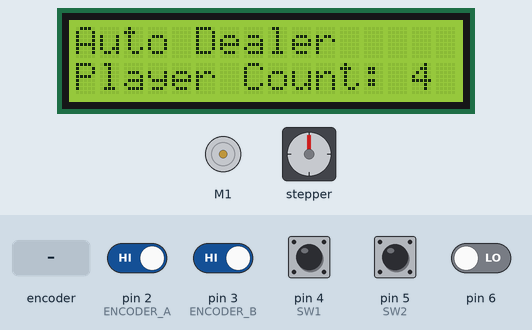
A sketch run on a simulated Arduino Uno, built with avr-gcc and run on an emulated ATmega328P. Parts: 16×2 character LCD, DC motor (green arrow = forward, orange = backward, longer = faster), stepper motor. The test bench sets the inputs (shaded band); at power-on: pin 2 (ENCODER_A), pin 3 (ENCODER_B), pin 4 (SW1), pin 5 (SW2) HIGH, pin 6 LOW. Stepper angles assume 200 steps per turn; what the sketch prints to the serial monitor is not drawn.

Above: at 1.3 s.
1.4 s: pin 4 (SW1) pulled LOW for 0.15 s
At 4.0 s:
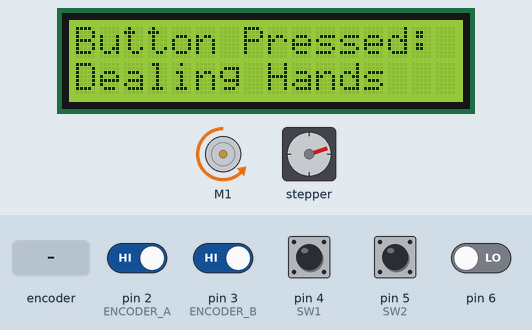
4.3 s: rotary encoder on pin 2 (ENCODER_A) / pin 3 (ENCODER_B) turned 2 steps (second pin leading)
At 4.9 s:
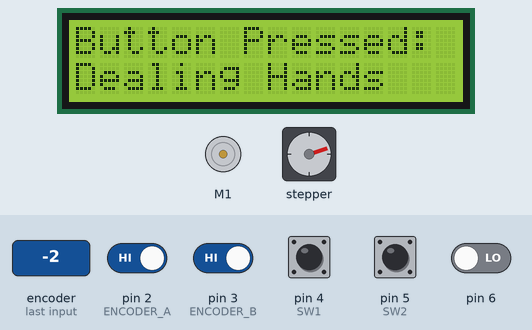
7.7 s: rotary encoder on pin 2 (ENCODER_A) / pin 3 (ENCODER_B) turned 2 steps (second pin leading)
At 8.0 s:
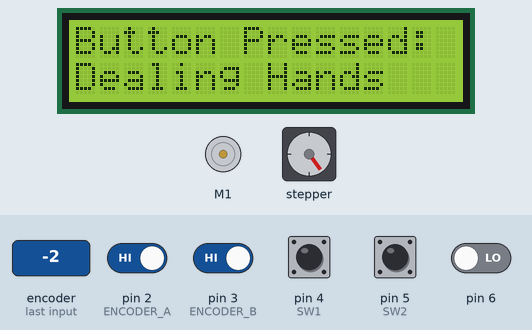
11.1 s: rotary encoder on pin 2 (ENCODER_A) / pin 3 (ENCODER_B) turned 2 steps (second pin leading)
At 15.8 s:
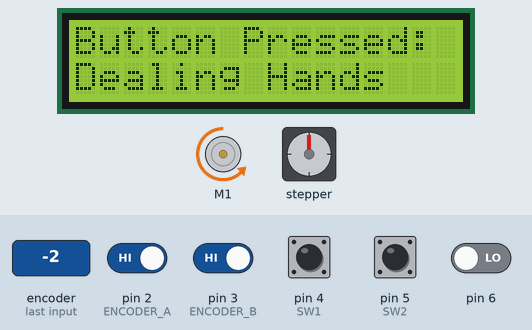
16.7 s: rotary encoder on pin 2 (ENCODER_A) / pin 3 (ENCODER_B) turned 2 steps (second pin leading)
At 17.3 s:
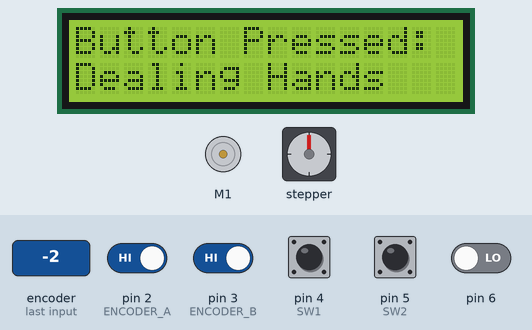
Timing chart, 0 to 21.4 s (numbered marks = the images above; inputs shaded):
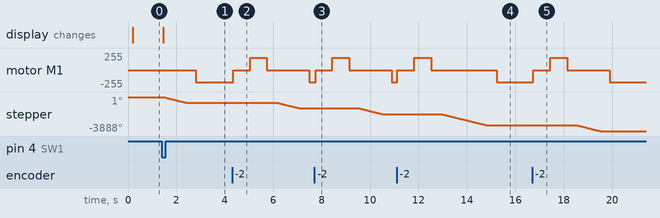

Measured:
- after the input at 1.4 s, motor M1: stopped → backward 185/255 after 1.4 s; stepper: turns 648° counter-clockwise in 0.95 s, starting after 0.05 s; the display: changes after 0.05 s (image 1)
- after the input at 4.3 s, motor M1: backward 185/255 → stopped at once, → forward 185/255 0.70 s later, → stopped 0.70 s later, → backward 185/255 1.8 s later; stepper: turns 648° counter-clockwise in 0.95 s, starting after 1.8 s
- after the input at 7.7 s, motor M1: backward 185/255 → stopped after 0.05 s, → forward 185/255 0.70 s later, → stopped 0.70 s later, → backward 185/255 1.8 s later; stepper: turns 648° counter-clockwise in 0.95 s, starting after 1.8 s
- after the input at 11.1 s, motor M1: backward 185/255 → stopped at once, → forward 185/255 0.70 s later, → stopped 0.70 s later, → backward 185/255 2.7 s later; stepper: turns 1296° counter-clockwise in 1.9 s, starting after 1.8 s
- after the input at 16.7 s, motor M1: backward 185/255 → stopped after 0.05 s, → forward 185/255 0.70 s later, → stopped 0.70 s later, → backward 185/255 1.8 s later; stepper: turns 648° counter-clockwise in 0.95 s, starting after 1.8 s

The sketch:

main-code.ino
```cpp
#include <Wire.h>
#include <Arduino.h>

#include <Adafruit_MotorShield.h>
#include <LiquidCrystal_I2C.h>
#include <Adafruit_SSD1306.h>


int ByteReceived;

// Connect to the two encoder outputs!
#define ENCODER_A   2
#define ENCODER_B   3

// These let us convert ticks-to-RPM
#define GEARING    0.8 // 4.1 for speed 50, 1.45 for speed 100; 1.75
#define ENCODERMULT 48


//Encoder Data for card shooter
float wheel_diam = 2.5;   //inches
float card_length = 3.5;  //inches
float revs = card_length/wheel_diam;
volatile unsigned long count = 0;


int player = 4;

//Everything for Dealing
const int SW1 = 4; //Pin Number for Dealing button
const unsigned long DEBOUNCE_INTERVAL = 100; // Adjust debounce interval as needed
uint32_t debounce_time = 0;
bool SW1_went_back_low = false;
int currentMode = 0; // current mode (initialize as 0)
bool isSweepComplete = true;
int isUp = 1;


//Adding Player Count
const int SW2 = 5; // Replace with the actual pin number for your button
uint32_t debounce_time2 = 0;
bool SW2_went_back_low = false;
int currentMode2 = 0; // current mode (initialize as 0)
bool isSweepComplete2 = true;
int isUp2 = 1;

//Decreasing Player Count
const int SW3 = 6; // Replace with the actual pin number for your button
uint32_t debounce_time3 = 0;
bool SW3_went_back_low = false;
int currentMode3 = 0; // current mode (initialize as 0)
bool isSweepComplete3 = true;
int isUp3 = 1;


/*
 * main code lives here. MVP currently, deals to 4 people hardcoded.
*/

//Initializing all our objects
Adafruit_MotorShield AFMS = Adafruit_MotorShield(); //Our motor shield
Adafruit_DCMotor *dcmotor = AFMS.getMotor(1); //our DC motor on M#
Adafruit_StepperMotor *stepmotor = AFMS.getStepper(200, 2); //Nema 17 datasheet says they have 200 steps/revolution. Next parameter is port #. m1 & m2 is port 1, m3 & m4 is port 2
LiquidCrystal_I2C lcd(0x27, 16, 2); // LCD Screen woith I2C address 0x27, 16 column and 2 rows

void setup() {

  //Setting up Serial & Checking Motor Shield Connection
  Serial.begin(9600);           // set up Serial library at 9600 bps
   if (!AFMS.begin()) {         // create with the default frequency 1.6KHz
    Serial.println("Could not find Motor Shield. Check wiring.");
    while (1);
  }
  Serial.println("Motor Shield found.");


  //buttons
  pinMode(SW1, INPUT_PULLUP); // Configure the button pin as input with pull-up resistor. Button to add change player count
  pinMode(SW2, INPUT_PULLUP); // Configure the button pin as input with pull-up resistor Button to deal card.

  //LCD
  lcd.init(); // initialize the lcd
  lcd.backlight();


  //Set speed for motors
  stepmotor -> setSpeed(120);  // 10 rpm
  dcmotor->setSpeed(185);

  //Encoder Setup
  pinMode(ENCODER_B, INPUT_PULLUP);
  pinMode(ENCODER_A, INPUT_PULLUP);
  // initialize hardware interrupts
  attachInterrupt(0, encoderEvent, CHANGE);
  delay(100);
}

//Superloop
void loop() {

  //Calculate total number of players


  lcd.setCursor(0, 0);
  lcd.print("Auto Dealer");
  lcd.setCursor(0, 1);
  String playerText = "Player Count: ";
  lcd.print(playerText += player);


//Rn too lazy to stick a button on a breadboard so using serial monitor as a button. Press enter to trigger a card getting dealt
   if (Serial.available() > 0)
 {
   ByteReceived = Serial.read();
   }


   //To deal Cards
   if (ByteReceived == 10 || debounceButtonPress1(SW1)) {

    //LCD Display
    lcd.clear();                 // clear display
    lcd.setCursor(0, 0);
    lcd.print("Button Pressed:");
    lcd.setCursor(0, 1);
    lcd.print("Dealing Hands");

    Serial.println("Button pressed.");
    int degree = 360/(player);


    //deal everyone 2 cards

    //Deal one card to each player

    //Nested for loops break this for some bizarre reason......

  int totalTurns = player;
     for (int i = 1; i < totalTurns; ++i){
      turn(stepmotor, degree);
      delay(400);
      deal(dcmotor);
      delay(400);
     }
    turn(stepmotor, degree);

    for (int i = 1; i < totalTurns; ++i){
      turn(stepmotor, degree);
      delay(400);
      deal(dcmotor);
      delay(400);
     }


    lcd.clear();                 // clear display
    lcd.setCursor(0, 0);
    lcd.print("Finished Dealing:");
    lcd.setCursor(0, 1);
    lcd.print("Take Your Hands");
    delay(2000);
    lcd.clear();                 // clear display


  }


  //Adding Players
  if (debounceButtonPress2(SW2)) {
    add();


    }


  if (debounceButtonPress3(SW3)) {
    minus();


    }

}


//Functions
void deal(Adafruit_DCMotor *motor){
  count = 0;
  while (count < revs * GEARING * ENCODERMULT) {
    motor-> run(BACKWARD);
    Serial.println(count);
    delay(25);
  }
  motor-> run(RELEASE);
  delay(700);
  motor-> run(FORWARD);
  delay(700);
  motor-> run(RELEASE);
  count = 0;
}


void turn (Adafruit_StepperMotor *motor, int degree){

    /* Turns dealer once*/
  motor -> step(degree * 4, BACKWARD, SINGLE);
}


void add(){
    /*Increases player count. If Current ceiling for players is 8 */
  if (player == 8){
    player = 8;
  }
  else {
    player+=1;
  }
}


void minus(){
    /*decreases player count.  Current floor for players is 4 */
  if (player == 4){
    player = 4;
  }
  else {
    player-=1;
  }
}


bool debounceButtonPress1(int buttonPin) {
    /*Function to debounce pins */
  uint32_t t = millis();
  bool SW1_high;
  // Debounce solution - prevents microsecond double tapping
  if (t >= debounce_time + DEBOUNCE_INTERVAL) {
    SW1_high = digitalRead(buttonPin) == LOW;
    if (SW1_went_back_low && SW1_high) {
      debounce_time = t;
      SW1_went_back_low = false;
      return true; // Button press detected
    } else if (!SW1_went_back_low && !SW1_high) {
      SW1_went_back_low = true;
    }
  }
  return false; // Button press not detected
}


bool debounceButtonPress2(int buttonPin) {
    /*Function to debounce pins */
  uint32_t t2 = millis();
  bool SW2_high;
  // Debounce solution - prevents microsecond double tapping
  if (t2 >= debounce_time2 + DEBOUNCE_INTERVAL) {
    SW2_high = digitalRead(buttonPin) == LOW;
    if (SW2_went_back_low && SW2_high) {
      debounce_time2 = t2;
      SW2_went_back_low = false;
      return true; // Button press detected
    } else if (!SW2_went_back_low && !SW2_high) {
      SW2_went_back_low = true;
    }
  }
  return false; // Button press not detected
}


bool debounceButtonPress3(int buttonPin) {
    /*Function to debounce pins */
  uint32_t t3 = millis();
  bool SW3_high;
  // Debounce solution - prevents microsecond double tapping
  if (t3 >= debounce_time3 + DEBOUNCE_INTERVAL) {
    SW3_high = digitalRead(buttonPin) == LOW;
    if (SW3_went_back_low && SW3_high) {
      debounce_time3 = t3;
      SW3_went_back_low = false;
      return true; // Button press detected
    } else if (!SW3_went_back_low && !SW3_high) {
      SW3_went_back_low = true;
    }
  }
  return false; // Button press not detected
}


// encoder event for the interrupt call
void encoderEvent() {
  if (digitalRead(ENCODER_A) == HIGH) {
    if (digitalRead(ENCODER_B) == LOW) {
      count++;
    } else {
      count--;
    }
  } else {
    if (digitalRead(ENCODER_B) == LOW) {
      count--;
    } else {
      count++;
    }
  }
}
```
